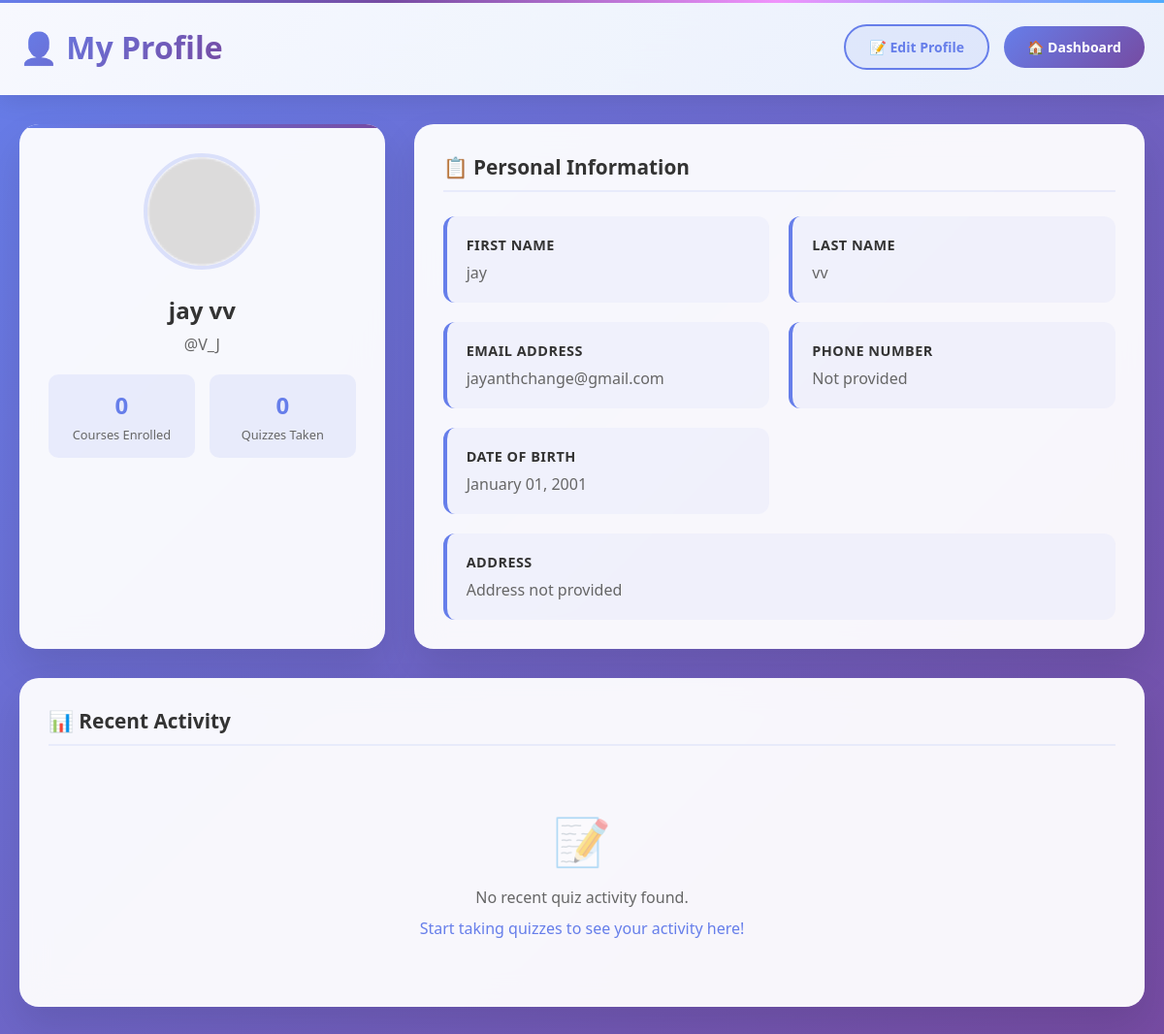
/learner_profile/4, run on an earlier commit of the app's database.
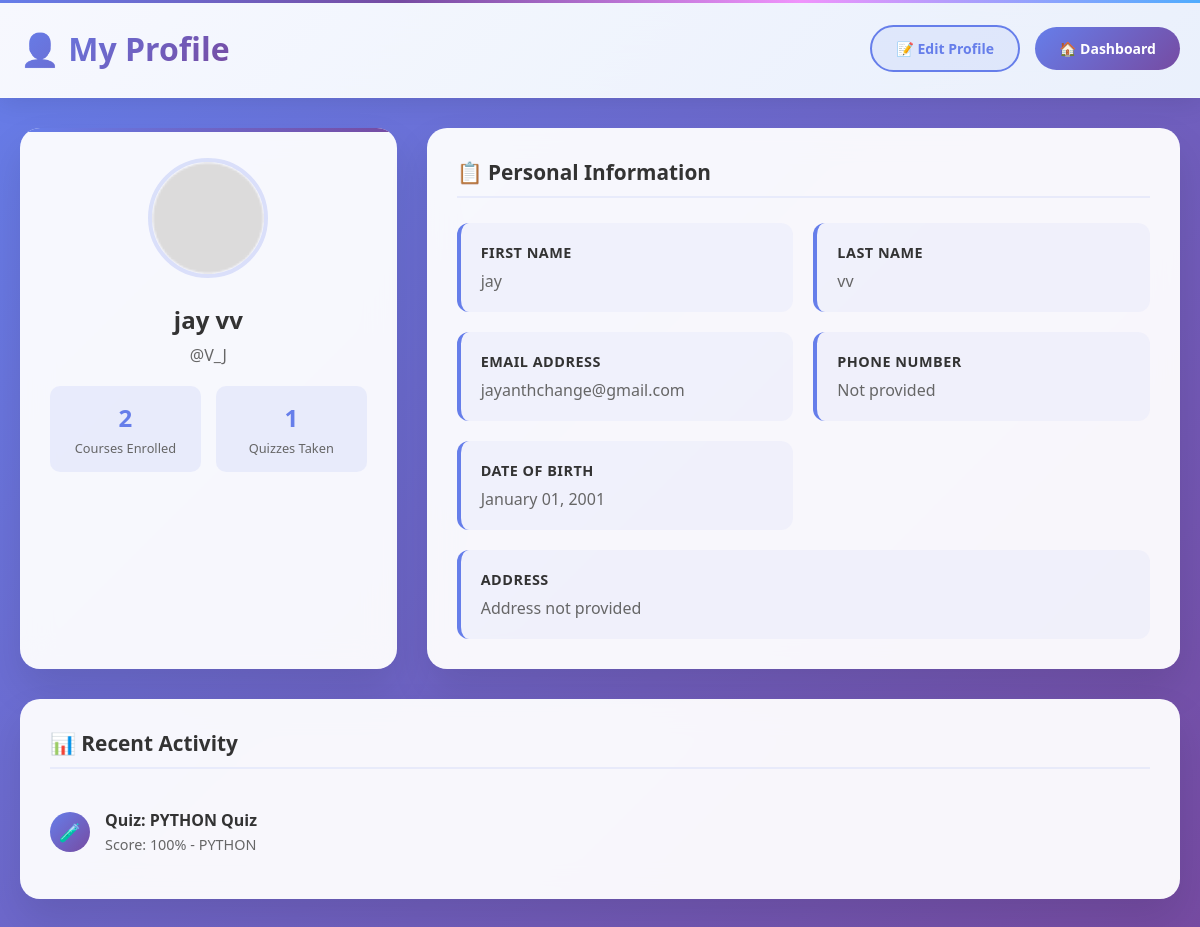
And on a later commit of the database.
### website/models.py (models this page shows, shortened)
class Learner(models.Model):
        username = models.CharField(max_length=50)
        first_name = models.CharField(max_length=50, default='')
        last_name = models.CharField(max_length=50, default='')
        profile_picture = models.ImageField(null=True, blank=True, upload_to='images/')
        email = models.EmailField()
        ph_number = models.CharField(max_length=15, blank=True, null=True)
        DOB = models.DateField( null = True, default='2001-01-01')
        user = models.OneToOneField(User, on_delete=models.CASCADE, default=None)
        dno = models.CharField(max_length=100, null=True, blank=True, default='--')
        street = models.CharField(max_length=100, null=True, blank=True, default='--')
        city = models.CharField(max_length=100, null=True, blank=True, default='--')
        state = models.CharField(max_length=100, null=True, blank=True, default='--')
        country = models.CharField(max_length=100, null=True, blank=True, default='--')
        pincode = models.CharField(max_length=100, null=True, blank=True, default='--')

class Submission_quiz(models.Model):
    Learner = models.ForeignKey(Learner, on_delete=models.CASCADE)
    Quiz = models.ForeignKey(Quiz, on_delete=models.CASCADE )
    score = models.IntegerField(blank=True, null=True, default = 0)

class Quiz(models.Model):
    title = models.CharField(max_length=255)
    course = models.ForeignKey(Course, on_delete=models.CASCADE, null=True, blank=True)

class Course(models.Model):
    name = models.CharField(max_length=50)
    description = models.TextField()
    price = models.IntegerField()
    discount = models.IntegerField( null=True, blank=True)

### website/views.py (the view)
# urls.py: path('learner_profile/<int:id>', views.learner_profile, name='learner_profile'),
def learner_profile(request, id):
    try:
        learner = Learner.objects.get(id=id)
        from django.db.models import Count
        from .models import learnings, Submission_quiz
        total_courses = Course.objects.count()
        enrolled_courses = learnings.objects.filter(learner=learner, activation=True).count()
        quiz_submissions = Submission_quiz.objects.filter(Learner=learner)
        total_quizzes_taken = quiz_submissions.count()
        latest_score = quiz_submissions.order_by('-id').first()
        latest_score_value = latest_score.score if latest_score else 0
        recent_quizzes = quiz_submissions.order_by('-id')[:5]
        context = {
            'learner': learner,
            'total_courses': total_courses,
            'enrolled_courses': enrolled_courses,
            'total_quizzes_taken': total_quizzes_taken,
            'latest_score': latest_score_value,
            'recent_quizzes': recent_quizzes,
        }
        return render(request, 'learner/profile.html', context)
    except Learner.DoesNotExist:
        return render(request, 'learner/profile.html', {'error': 'Learner not found'})
    except Exception as e:
        print(f"❌ Error loading learner profile: {e}")
        return render(request, 'learner/profile.html', {'error': 'Error loading profile'})

### website/templates/learner/profile.html (shortened to what this page needs)
<!DOCTYPE html>
<html lang="en">
<head>
</head>
<body>
    <div class="header">
        <div class="header-content">
            <h1>👤 My Profile</h1>
            <div class="header-actions">
                <a href="{% url 'complete_profile' learner.id %}" class="btn btn-secondary">📝 Edit Profile</a>
                <a href="{% url 'home' learner.id %}" class="btn">🏠 Dashboard</a>
            </div>
        </div>
    </div>
    <div class="container">
        {% if error %}
        <div class="error-message">
            <strong>❌ Error:</strong> {{ error }}
        </div>
        {% else %}
        <div class="profile-layout">
            <div class="profile-card">
                <div class="profile-pic">
                    {% if learner.profile_picture %}
                        <img src="{{ learner.profile_picture.url }}" alt="Profile Picture" onerror="this.parentElement.innerHTML='<div class=\'default-avatar\'>👤</div>';">
                    {% else %}
                        <div class="default-avatar">👤</div>
                    {% endif %}
                </div>
                <div class="profile-name">
                    {{ learner.first_name|default:learner.username }} {{ learner.last_name }}
                </div>
                <div class="profile-username">@{{ learner.username }}</div>
                <div class="profile-stats">
                    <div class="stat-item">
                        <div class="stat-number">{{ enrolled_courses|default:0 }}</div>
                        <div class="stat-label">Courses Enrolled</div>
                    </div>
                    <div class="stat-item">
                        <div class="stat-number">{{ total_quizzes_taken|default:0 }}</div>
                        <div class="stat-label">Quizzes Taken</div>
                    </div>
                </div>
            </div>
            <div class="details-card">
                <h3 class="section-title">📋 Personal Information</h3>
                <div class="info-grid">
                    <div class="info-item">
                        <div class="info-label">First Name</div>
                        <div class="info-value">{{ learner.first_name|default:"Not provided" }}</div>
                    </div>
                    <div class="info-item">
                        <div class="info-label">Last Name</div>
                        <div class="info-value">{{ learner.last_name|default:"Not provided" }}</div>
                    </div>
                    <div class="info-item">
                        <div class="info-label">Email Address</div>
                        <div class="info-value">{{ learner.email }}</div>
                    </div>
                    <div class="info-item">
                        <div class="info-label">Phone Number</div>
                        <div class="info-value">{{ learner.ph_number|default:"Not provided" }}</div>
                    </div>
                    <div class="info-item">
                        <div class="info-label">Date of Birth</div>
                        <div class="info-value">
                            {% if learner.DOB %}
                                {{ learner.DOB|date:"F d, Y" }}
                            {% else %}
                                Not provided
                            {% endif %}
                        </div>
                    </div>
                    <div class="info-item" style="grid-column: 1 / -1;">
                        <div class="info-label">Address</div>
                        <div class="info-value">
                            {% if learner.dno != '--' and learner.street != '--' %}
                                {{ learner.dno }} {{ learner.street }},<br>
                                {{ learner.city }}, {{ learner.state }},<br>
                                {{ learner.country }} - {{ learner.pincode }}
                            {% else %}
                                Address not provided
                            {% endif %}
                        </div>
                    </div>
                </div>
            </div>
        </div>
        <div class="activity-card">
            <h3 class="section-title">📊 Recent Activity</h3>
            {% if recent_quizzes %}
                {% for quiz in recent_quizzes %}
                <div class="activity-item">
                    <div class="activity-icon">🧪</div>
                    <div class="activity-content">
                        <div class="activity-title">Quiz: {{ quiz.Quiz.title }}</div>
                        <div class="activity-desc">Score: {{ quiz.score }}% - {{ quiz.Quiz.course.name }}</div>
                    </div>
                </div>
                {% endfor %}
            {% else %}
                <div class="empty-state">
                    <div class="empty-state-icon">📝</div>
                    <p>No recent quiz activity found.</p>
                    <p style="margin-top: 10px; color: #667eea;">
                        <a href="{% url 'home' learner.id %}" style="color: #667eea; text-decoration: none;">
                            Start taking quizzes to see your activity here!
                        </a>
                    </p>
                </div>
            {% endif %}
        </div>
        {% endif %}
    </div>
</body>
</html>

### website/templates/learner/profile.html (style rules this page uses)
* { margin: 0; padding: 0; box-sizing: border-box; }
body { font-family: 'Segoe UI', Tahoma, Geneva, Verdana, sans-serif; background: linear-gradient(135deg, #667eea 0%, #764ba2 100%); min-height: 100vh; color: #333; }
.header { background: linear-gradient(135deg, rgba(255, 255, 255, 0.95) 0%, rgba(240, 248, 255, 0.95) 100%); backdrop-filter: blur(20px); padding: 25px 0; box-shadow: 0 4px 25px rgba(0, 0, 0, 0.1); position: sticky; top: 0; z-index: 100; border-bottom: 1px solid rgba(255, 255, 255, 0.2); position: relative; overflow: hidden; }
.header::before { content: ''; position: absolute; top: 0; left: 0; right: 0; height: 3px; background: linear-gradient(90deg, #667eea, #764ba2, #f093fb, #4facfe); animation: gradientShift 3s ease-in-out infinite; }
.header-content { max-width: 1200px; margin: 0 auto; padding: 0 20px; display: flex; justify-content: space-between; align-items: center; }
.header h1 { color: #333; font-size: 2rem; font-weight: 700; background: linear-gradient(135deg, #667eea, #764ba2); -webkit-background-clip: text; -webkit-text-fill-color: transparent; background-clip: text; display: flex; align-items: center; gap: 12px; transition: all 0.3s ease; }
.header-actions { display: flex; gap: 15px; align-items: center; }
.btn { background: linear-gradient(135deg, #667eea 0%, #764ba2 100%); color: white; padding: 12px 24px; text-decoration: none; border-radius: 25px; font-weight: 600; transition: all 0.3s ease; border: none; cursor: pointer; font-size: 14px; }
.btn-secondary { background: rgba(102, 126, 234, 0.1); color: #667eea; border: 2px solid #667eea; }
.container { max-width: 1200px; margin: 30px auto; padding: 0 20px; }
.profile-layout { display: grid; grid-template-columns: 1fr 2fr; gap: 30px; margin-bottom: 30px; }
.profile-card { background: rgba(255, 255, 255, 0.95); backdrop-filter: blur(15px); border-radius: 20px; padding: 30px; box-shadow: 0 20px 40px rgba(0, 0, 0, 0.1); text-align: center; position: relative; overflow: hidden; }
.profile-card::before { content: ''; position: absolute; top: 0; left: 0; right: 0; height: 4px; background: linear-gradient(90deg, #667eea, #764ba2); }
.profile-pic { position: relative; margin-bottom: 20px; }
.profile-pic img { width: 120px; height: 120px; border-radius: 50%; object-fit: cover; border: 4px solid rgba(102, 126, 234, 0.2); transition: all 0.3s ease; }
.profile-name { font-size: 1.5rem; font-weight: 700; color: #333; margin-bottom: 8px; }
.profile-username { color: #666; font-size: 1rem; margin-bottom: 20px; }
.profile-stats { display: grid; grid-template-columns: 1fr 1fr; gap: 15px; margin-top: 20px; }
.stat-item { background: rgba(102, 126, 234, 0.1); padding: 15px; border-radius: 10px; text-align: center; }
.stat-number { font-size: 1.5rem; font-weight: 700; color: #667eea; }
.stat-label { font-size: 0.8rem; color: #666; margin-top: 5px; }
.details-card { background: rgba(255, 255, 255, 0.95); backdrop-filter: blur(15px); border-radius: 20px; padding: 30px; box-shadow: 0 20px 40px rgba(0, 0, 0, 0.1); }
.section-title { font-size: 1.3rem; font-weight: 700; color: #333; margin-bottom: 25px; padding-bottom: 10px; border-bottom: 2px solid rgba(102, 126, 234, 0.1); }
.info-grid { display: grid; grid-template-columns: 1fr 1fr; gap: 20px; }
.info-item { background: rgba(102, 126, 234, 0.05); padding: 20px; border-radius: 12px; border-left: 4px solid #667eea; transition: all 0.3s ease; }
.info-label { font-weight: 600; color: #333; margin-bottom: 8px; font-size: 0.9rem; text-transform: uppercase; letter-spacing: 0.5px; }
.info-value { color: #666; font-size: 1rem; word-break: break-word; }
.activity-card { background: rgba(255, 255, 255, 0.95); backdrop-filter: blur(15px); border-radius: 20px; padding: 30px; box-shadow: 0 20px 40px rgba(0, 0, 0, 0.1); margin-top: 30px; }
.activity-item { display: flex; align-items: center; padding: 15px 0; border-bottom: 1px solid rgba(102, 126, 234, 0.1); }
.activity-item:last-child { border-bottom: none; }
.activity-icon { width: 40px; height: 40px; background: linear-gradient(135deg, #667eea, #764ba2); border-radius: 50%; display: flex; align-items: center; justify-content: center; color: white; margin-right: 15px; font-size: 18px; }
.activity-content { flex: 1; }
.activity-title { font-weight: 600; color: #333; margin-bottom: 4px; }
.activity-desc { color: #666; font-size: 0.9rem; }

What changed in the data, as far as the page shows it:
added Submission_quiz: Quiz "PYTHON Quiz", score "100", Quiz.course.name "PYTHON"
Also different on the page:
{{ enrolled_courses|default:0 }}: "0" → "2"
{{ total_quizzes_taken|default:0 }}: "0" → "1"
text no longer shown: "📝 No recent quiz activity found. Start taking quizzes to see your activity here!"
